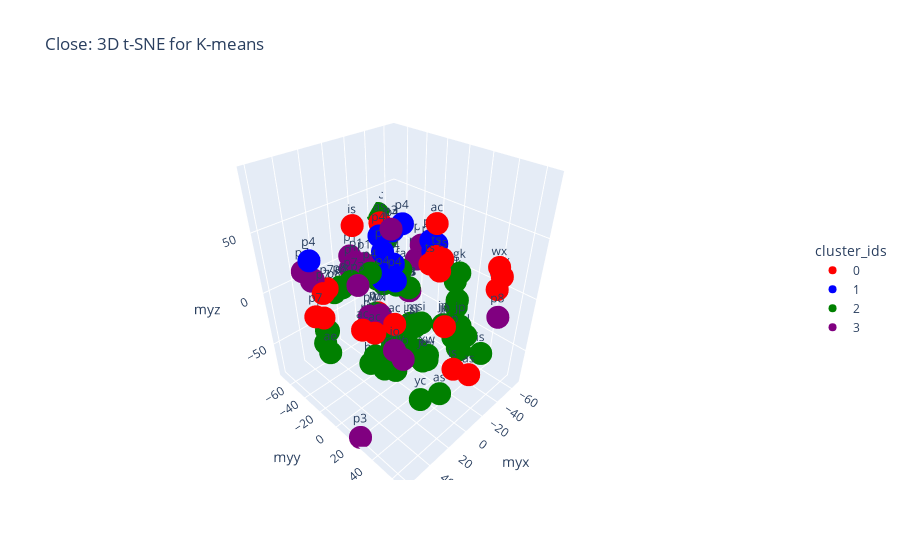

Here is the notebook cell this chart was saved with:
### Code cell
unique_clusters = sorted(data_tsne['cluster_ids'].unique())
# palette = px.colors.qualitative.Plotly 
color_map = {
    "0": "red",   
    "1": "blue",   
    "2": "green",  
    "3": "purple" 
}

# color_map = {str(cluster): palette[i % len(palette)] for i, cluster in enumerate(unique_clusters)}

fig = px.scatter_3d(data_tsne,
                    x='myx', y='myy', z='myz',
                    color='cluster_ids',
                    text='subject_ids',
                    title='Close: 3D t-SNE for K-means', 
                    color_discrete_map=color_map,
                    category_orders={'cluster_ids': unique_clusters},
)
fig.update_layout(
    legend=dict(
        x=1.15,
        y=0.5, 
        xanchor='left',
        yanchor='middle' 
    )
)

fig.show()
fig.write_html('close.html')

### Figure 1 — Plotly figure (JSON) as saved in the notebook; plotly's stock layout.template omitted (floating-point values rounded to 4 significant figures)
{"data": [{"hovertemplate": "cluster_ids=0<br>myx=%{x}<br>myy=%{y}<br>myz=%{z}<br>subject_ids=%{text}<extra></extra>", "legendgroup": "0", "marker": {"color": "red", "symbol": "circle"}, "mode": "markers+text", "name": "0", "scene": "scene", "showlegend": true, "text": ["as", "as", "ts", "ts", "ts", "ts", "p7", "p7", "p7", "p7", "jp", "wx", "wx", "wx", "wx", "ac", "ac", "ac", "ac", "is", "is"], "type": "scatter3d", "x": [-11.78, -14.11, -4.15, -1.776, 6.965, -0.3075, 45.18, 36.91, 57.54, 51.26, 10.4, -44.63, -17.11, -39.11, -41.05, 50.9, 46.51, 30.93, -27.75, 5.541, 7.626], "y": [59.54, -32.99, 30.07, 35.21, 34.47, 38.17, -27.29, -34.25, -20.73, -20.8, 51.76, 52.95, -41.77, 55.49, 57.44, 19.75, 26.11, 27.77, 9.559, 57.96, -38.12], "z": [-42.11, 44.65, 47.37, 39.72, 48.46, 50.55, 14.37, 10.78, 4.691, 0.06461, 11.06, 12.85, -44.84, 34.8, 27.4, 13.23, 12.0, 10.95, 54.49, -25.51, 48.47]}, {"hovertemplate": "cluster_ids=1<br>myx=%{x}<br>myy=%{y}<br>myz=%{z}<br>subject_ids=%{text}<extra></extra>", "legendgroup": "1", "marker": {"color": "blue", "symbol": "circle"}, "mode": "markers+text", "name": "1", "scene": "scene", "showlegend": true, "text": ["p4", "p4", "p4", "p4", "p4", "p4", "p4", "p4", "p4", "p4", "p4", "p4", "p4"], "type": "scatter3d", "x": [-41.51, -39.06, -41.77, -47.4, 54.78, 12.28, 14.4, 7.35, 17.42, 17.79, -4.834, 1.295, 25.62], "y": [-4.593, 0.855, -7.247, -1.908, -24.51, 7.744, 0.02957, -10.73, 5.295, 15.22, -0.9233, -3.971, 12.08], "z": [21.17, 30.61, 29.23, 9.599, 45.93, 39.02, 45.9, 50.68, 32.41, 31.99, 58.81, 54.7, 35.18]}, {"hovertemplate": "cluster_ids=2<br>myx=%{x}<br>myy=%{y}<br>myz=%{z}<br>subject_ids=%{text}<extra></extra>", "legendgroup": "2", "marker": {"color": "green", "symbol": "circle"}, "mode": "markers+text", "name": "2", "scene": "scene", "showlegend": true, "text": ["fa", "fa", "fa", "fa", "xw", "xw", "xw", "xw", "ae", "ae", "ae", "ae", "hr", "hr", "hr", "hr", "as", "as", "p3", "cl", "cl", "cl", "cl", "p1", "dy", "dy", "dy", "dy", "p4", "im", "im", "im", "im", "si", "si", "si", "si", "p8", "p8", "p8", "gk", "gk", "gk", "gk", "jo", "jo", "p3", "p3", "p7", "jp", "jp", "jp", "03", "03", "p4", "p1", "p1", "p1", "yc", "yc", "yc", "yc", "yc", "is", "is"], "type": "scatter3d", "x": [-12.48, -5.864, -11.21, -9.868, 1.858, 3.949, -1.637, -2.999, 40.15, 35.79, 45.73, 44.05, 12.98, 8.651, 19.06, 16.19, -36.32, 5.146, -26.24, -23.67, -21.54, -12.79, -14.62, 22.14, 22.86, 19.5, -44.2, 21.79, -4.501, -6.15, -17.65, 10.7, 17.93, -14.8, -13.56, -0.9263, -0.4113, 23.76, 20.23, 25.27, -24.56, -26.63, -29.47, -27.91, 22.85, -30.05, -24.13, -32.01, 19.09, 5.673, -1.201, 5.13, -26.04, -19.76, 31.69, -10.99, 14.67, -11.79, -20.19, -10.27, -13.62, 15.29, -46.64, -41.49, -34.22], "y": [-1.185, -3.817, -8.711, -13.19, 31.49, 33.45, -8.268, 5.644, -36.33, -40.32, -25.8, -33.56, -2.24, -7.393, -11.53, -9.176, 32.13, 47.76, -36.24, 36.51, 46.8, 46.75, 40.71, -7.043, 18.81, 16.95, 20.16, 21.8, -16.58, -17.17, -3.74, -16.27, -14.37, 9.886, 4.694, 14.77, 9.62, -44.57, -38.74, -34.57, 34.26, 32.47, 30.83, 28.76, 45.5, 26.82, -25.96, -35.95, -29.14, 55.57, 55.37, 46.39, -42.62, -44.37, 7.11, -26.75, -8.918, -21.99, 2.307, -5.68, -0.1823, 38.26, -71.1, -56.23, 53.28], "z": [3.535, 11.22, 16.59, 9.504, -37.16, -30.03, -51.4, -31.92, -26.96, -32.7, -39.1, -35.45, -62.67, -55.42, -58.77, -50.99, -51.79, -57.92, -11.46, -15.37, -19.05, -25.13, -19.51, -12.29, -38.9, -45.98, -13.11, -27.59, 20.86, -48.16, -34.53, -24.68, -22.38, -24.73, -30.65, -16.15, -22.49, -4.528, 1.074, 6.489, 3.922, -3.525, 23.51, 16.25, -14.62, -27.13, -11.9, -16.73, 10.94, 1.561, 6.794, 6.481, -3.093, -12.75, 40.65, -4.43, -9.542, 3.713, -61.05, -55.12, -64.53, -63.72, 28.04, 10.84, -40.44]}, {"hovertemplate": "cluster_ids=3<br>myx=%{x}<br>myy=%{y}<br>myz=%{z}<br>subject_ids=%{text}<extra></extra>", "legendgroup": "3", "marker": {"color": "purple", "symbol": "circle"}, "mode": "markers+text", "name": "3", "scene": "scene", "showlegend": true, "text": ["p3", "p1", "p1", "p1", "p1", "p8", "p8", "p8", "p8", "p8", "jo", "jo", "p3", "p3", "p3", "p3", "p7", "p7", "p7", "p1", "p1", "p1"], "type": "scatter3d", "x": [44.81, 31.88, -4.771, -2.753, -6.984, -63.95, -27.2, -59.65, -66.69, -65.94, 45.22, 43.17, -35.7, 61.08, 48.06, -29.55, 46.92, 47.21, 42.12, 24.63, 31.45, -5.709], "y": [10.4, 1.372, -52.59, -57.01, -62.04, -27.64, 66.76, -37.72, -33.99, -38.41, 42.06, 47.47, -22.3, 22.7, 43.18, -17.73, -37.11, -46.85, -42.6, 7.49, 4.104, -43.78], "z": [39.31, -6.227, 6.48, -0.4798, 7.38, 5.858, 5.852, -7.839, -10.1, 3.088, 7.208, 2.005, -21.3, -79.46, 90.82, -15.88, 20.68, 24.12, 16.8, 3.642, 4.507, 8.756]}], "layout": {"legend": {"title": {"text": "cluster_ids"}, "tracegroupgap": 0, "x": 1.15, "xanchor": "left", "y": 0.5, "yanchor": "middle"}, "scene": {"domain": {"x": [0, 1], "y": [0, 1]}, "xaxis": {"title": {"text": "myx"}}, "yaxis": {"title": {"text": "myy"}}, "zaxis": {"title": {"text": "myz"}}}, "title": {"text": "Close: 3D t-SNE for K-means"}}}
